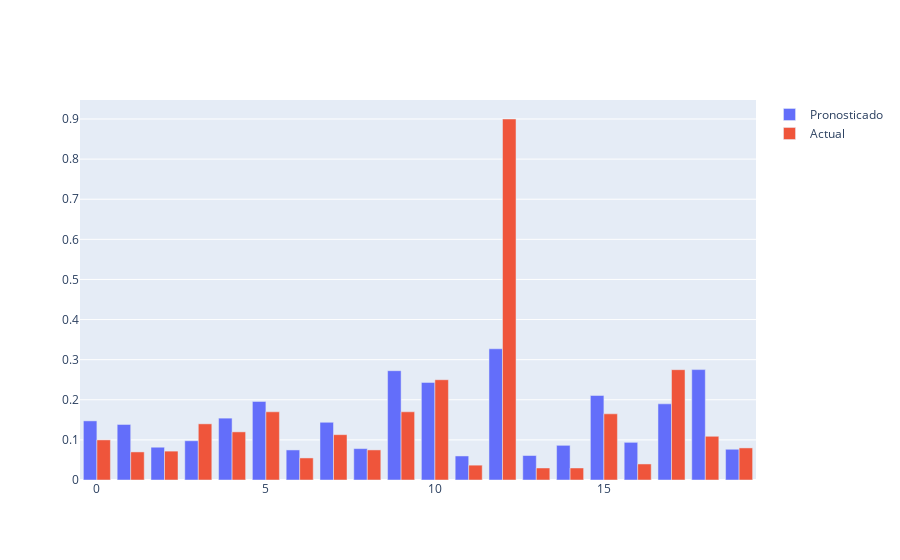

Notebook cell for this chart:
### Markdown cell above
### Gráficas de valores observados y ajustados por el modelo lineal

### Code cell
# Mostrar algunos valores ajustados y observados
fig = go.Figure(data = [
    go.Bar(name='Pronosticado', x=error_diff.head(20).index, y=error_diff['Predicted Values'].head(20)),
    go.Bar(name='Actual', x=error_diff.head(20).index, y=error_diff['Actual Values'].head(20))
])

fig.update_layout(barmode='group')
fig.show()

### Figure 1 — Plotly figure (JSON) as saved in the notebook; plotly's stock layout.template omitted (floating-point values rounded to 4 significant figures)
{"data": [{"name": "Pronosticado", "type": "bar", "x": [0, 1, 2, 3, 4, 5, 6, 7, 8, 9, 10, 11, 12, 13, 14, 15, 16, 17, 18, 19], "y": [0.1474, 0.1385, 0.08173, 0.09784, 0.1542, 0.1959, 0.07494, 0.1439, 0.07826, 0.2725, 0.2433, 0.05993, 0.3271, 0.06104, 0.08645, 0.2107, 0.09388, 0.1899, 0.2752, 0.07663]}, {"name": "Actual", "type": "bar", "x": [0, 1, 2, 3, 4, 5, 6, 7, 8, 9, 10, 11, 12, 13, 14, 15, 16, 17, 18, 19], "y": [0.1, 0.07, 0.072, 0.14, 0.12, 0.17, 0.055, 0.113, 0.075, 0.17, 0.25, 0.037, 0.9, 0.03, 0.03, 0.165, 0.04, 0.275, 0.109, 0.08]}], "layout": {"barmode": "group"}}
